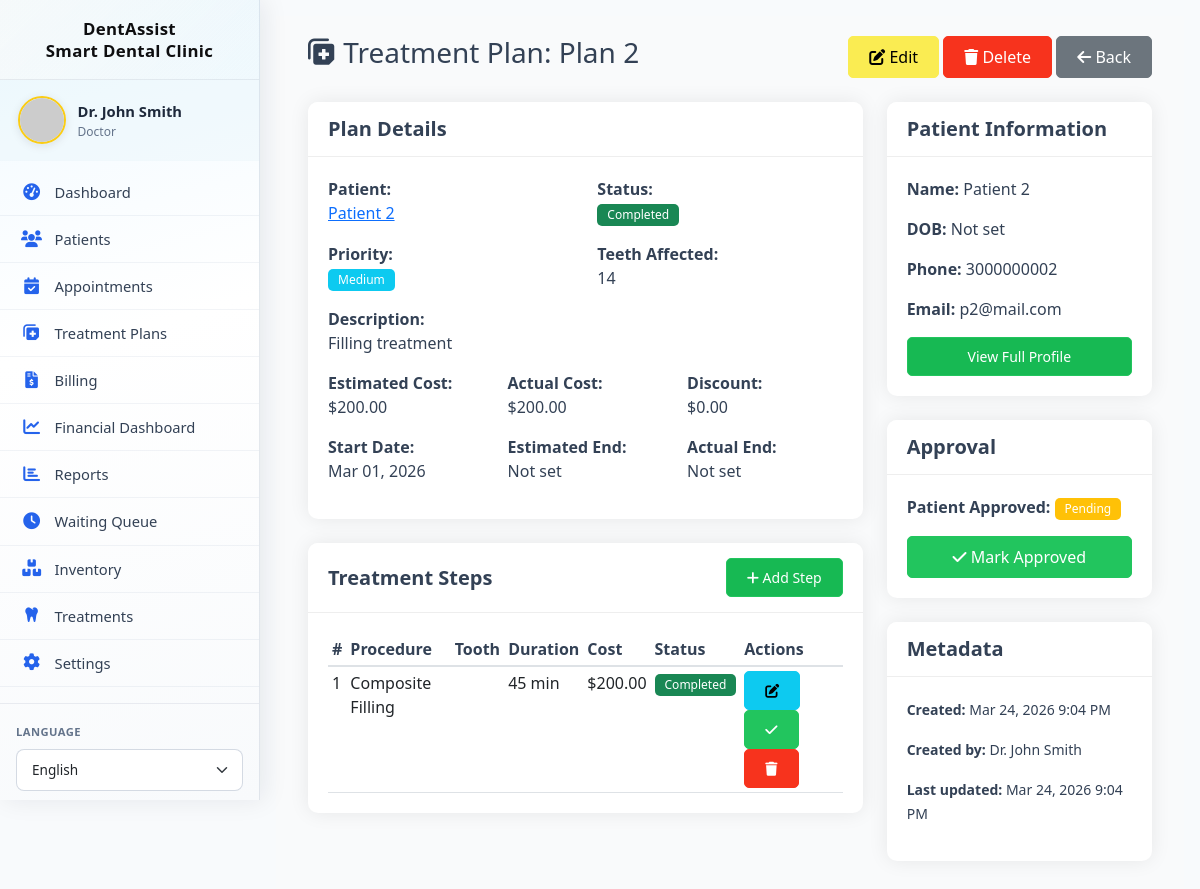
Page /treatment_plans/view.php?id=2 (signed in) on the committed database.
### tables this page shows
CREATE TABLE `treatment_plans` (
  `id` int(11) NOT NULL,
  `patient_id` int(11) NOT NULL,
  `plan_name` varchar(100) NOT NULL,
  `description` text DEFAULT NULL,
  `teeth_affected` text DEFAULT NULL,
  `estimated_cost` decimal(10,2) DEFAULT NULL,
  `actual_cost` decimal(10,2) DEFAULT NULL,
  `discount` decimal(10,2) DEFAULT 0.00,
  `status` enum('proposed','approved','in-progress','completed','cancelled') DEFAULT 'proposed',
  `priority` enum('low','medium','high','emergency') DEFAULT 'medium',
  `start_date` date DEFAULT NULL,
  `estimated_end_date` date DEFAULT NULL,
  `actual_end_date` date DEFAULT NULL,
  `notes` text DEFAULT NULL,
  `patient_approved` tinyint(1) DEFAULT 0,
  `approval_date` timestamp NULL DEFAULT NULL,
  `approval_signature` varchar(255) DEFAULT NULL,
  `created_at` timestamp NOT NULL DEFAULT current_timestamp(),
  `updated_at` timestamp NOT NULL DEFAULT current_timestamp() ON UPDATE current_timestamp(),
  `created_by` int(11) DEFAULT NULL
);

CREATE TABLE `patients` (
  `id` int(11) NOT NULL,
  `user_id` int(11) DEFAULT NULL,
  `full_name` varchar(100) NOT NULL,
  `date_of_birth` date DEFAULT NULL,
  `gender` enum('male','female','other') DEFAULT NULL,
  `phone` varchar(20) DEFAULT NULL,
  `email` varchar(100) DEFAULT NULL,
  `emergency_contact_name` varchar(100) DEFAULT NULL,
  `emergency_contact_phone` varchar(20) DEFAULT NULL,
  `emergency_contact_relation` varchar(50) DEFAULT NULL,
  `insurance_provider` varchar(100) DEFAULT NULL,
  `insurance_id` varchar(50) DEFAULT NULL,
  `insurance_type` enum('Private','Social Security','Medicaid','None') DEFAULT 'None',
  `insurance_coverage` int(11) DEFAULT 0,
  `medical_history` text DEFAULT NULL,
  `allergies` text DEFAULT NULL,
  `current_medications` text DEFAULT NULL,
  `past_surgeries` text DEFAULT NULL,
  `chronic_conditions` text DEFAULT NULL,
  `dental_history` text DEFAULT NULL,
  `previous_dentist` varchar(100) DEFAULT NULL,
  `last_visit_date` date DEFAULT NULL,
  `address_line1` varchar(255) DEFAULT NULL,
  `address_line2` varchar(255) DEFAULT NULL,
  `address` varchar(500) DEFAULT NULL,
  `city` varchar(100) DEFAULT NULL,
  `state` varchar(50) DEFAULT NULL,
  `postal_code` varchar(20) DEFAULT NULL,
  `country` varchar(50) DEFAULT 'USA',
  `points` int(11) DEFAULT 0,
  `subscription_type` enum('none','basic','premium','family') DEFAULT 'none',
  `subscription_start_date` date DEFAULT NULL,
  `subscription_end_date` date DEFAULT NULL,
  `referral_code` varchar(20) DEFAULT NULL,
  `referred_by` int(11) DEFAULT NULL,
  `created_at` timestamp NOT NULL DEFAULT current_timestamp(),
  `updated_at` timestamp NOT NULL DEFAULT current_timestamp() ON UPDATE current_timestamp(),
  `created_by` int(11) DEFAULT NULL,
  `subscription_status` enum('none','pending','active','expired') DEFAULT 'none'
);

CREATE TABLE `treatment_steps` (
  `id` int(11) NOT NULL,
  `plan_id` int(11) NOT NULL,
  `step_number` int(11) NOT NULL,
  `procedure_name` varchar(100) NOT NULL,
  `description` text DEFAULT NULL,
  `tooth_numbers` text DEFAULT NULL,
  `duration_minutes` int(11) DEFAULT NULL,
  `cost` decimal(10,2) DEFAULT NULL,
  `status` enum('pending','in-progress','completed','skipped') DEFAULT 'pending',
  `completed_date` date DEFAULT NULL,
  `notes` text DEFAULT NULL,
  `created_at` timestamp NOT NULL DEFAULT current_timestamp()
);

CREATE TABLE `users` (
  `id` int(11) NOT NULL,
  `username` varchar(191) NOT NULL,
  `email` varchar(191) NOT NULL,
  `password_hash` varchar(255) NOT NULL,
  `full_name` varchar(100) NOT NULL,
  `role` enum('doctor','assistant','patient') NOT NULL,
  `is_admin` tinyint(1) NOT NULL DEFAULT 0,
  `phone` varchar(20) DEFAULT NULL,
  `profile_image` varchar(255) DEFAULT NULL,
  `created_at` timestamp NOT NULL DEFAULT current_timestamp(),
  `updated_at` timestamp NOT NULL DEFAULT current_timestamp() ON UPDATE current_timestamp(),
  `is_active` tinyint(1) DEFAULT 1,
  `last_login` timestamp NULL DEFAULT NULL
);

### treatment_plans/view.php (the view, shortened to what the rows shown need)
<?php
require_once '../includes/db.php';
require_once '../includes/functions.php';
$db = Database::getInstance();
$planId = $_GET['id'] ?? 0;
$plan = $db->fetchOne(
    "SELECT tp.*, p.full_name as patient_name, p.date_of_birth, p.phone, p.email,
            u.full_name as created_by_name
     FROM treatment_plans tp
     JOIN patients p ON tp.patient_id = p.id
     LEFT JOIN users u ON tp.created_by = u.id
     WHERE tp.id = ?",
    [$planId],
    "i"
);
$steps = $db->fetchAll(
    "SELECT * FROM treatment_steps WHERE plan_id = ? ORDER BY step_number",
    [$planId],
    "i"
);
include '../layouts/header.php';
?>
<div class="container-fluid">
    <div class="d-flex justify-content-between align-items-center mb-4">
        <h1 class="h3">
            <i class="fas fa-notes-medical"></i> Treatment Plan: <?php echo htmlspecialchars($plan['plan_name']); ?>
        </h1>
        <div>
            <a href="edit.php?id=<?php echo $planId; ?>" class="btn btn-warning">
            </a>
            <a href="delete.php?id=<?php echo $planId; ?>" class="btn btn-danger"
               onclick="return confirm('Are you sure you want to delete this treatment plan? This will also delete all associated steps.');">
            </a>
            <a href="index.php" class="btn btn-secondary">
            </a>
        </div>
    </div>
    <div class="row">
        <div class="col-md-8">
            <div class="card mb-4">
                <div class="card-body">
                    <div class="row">
                        <div class="col-md-6 mb-3">
                            <p class="mb-0">
                                <a href="../patients/view.php?id=<?php echo $plan['patient_id']; ?>">
                                    <?php echo htmlspecialchars($plan['patient_name']); ?>
                                </a>
                            </p>
                        </div>
                        <div class="col-md-6 mb-3">
                            <p class="mb-0">
                                <?php
                                $statusColors = [
                                    'proposed' => 'warning',
                                    'approved' => 'info',
                                    'in-progress' => 'primary',
                                    'completed' => 'success',
                                    'cancelled' => 'danger'
                                ];
                                $color = $statusColors[$plan['status']] ?? 'secondary';
                                ?>
                                <span class="badge bg-<?php echo $color; ?>"><?php echo ucfirst($plan['status']); ?></span>
                            </p>
                        </div>
                        <div class="col-md-6 mb-3">
                            <p class="mb-0">
                                <?php
                                $priorityColors = [
                                    'low' => 'success',
                                    'medium' => 'info',
                                    'high' => 'warning',
                                    'emergency' => 'danger'
                                ];
                                $pColor = $priorityColors[$plan['priority']] ?? 'secondary';
                                ?>
                                <span class="badge bg-<?php echo $pColor; ?>"><?php echo ucfirst($plan['priority']); ?></span>
                            </p>
                        </div>
                        <div class="col-md-6 mb-3">
                            <label class="fw-bold">Teeth Affected:</label>
                            <p class="mb-0"><?php echo $plan['teeth_affected'] ?? 'None specified'; ?></p>
                        </div>
                    </div>
                    <?php if ($plan['description']): ?>
                        <div class="mb-3">
                            <label class="fw-bold">Description:</label>
                            <p class="mb-0"><?php echo nl2br(htmlspecialchars($plan['description'])); ?></p>
                        </div>
                    <?php endif; ?>
                    <div class="row">
                        <div class="col-md-4 mb-3">
                            <label class="fw-bold">Estimated Cost:</label>
                            <p class="mb-0"><?php echo formatCurrency($plan['estimated_cost'] ?? 0); ?></p>
                        </div>
                        <div class="col-md-4 mb-3">
                            <label class="fw-bold">Actual Cost:</label>
                            <p class="mb-0"><?php echo formatCurrency($plan['actual_cost'] ?? 0); ?></p>
                        </div>
                        <div class="col-md-4 mb-3">
                            <label class="fw-bold">Discount:</label>
                            <p class="mb-0"><?php echo formatCurrency($plan['discount'] ?? 0); ?></p>
                        </div>
                    </div>
                    <div class="row">
                        <div class="col-md-4 mb-3">
                            <label class="fw-bold">Start Date:</label>
                            <p class="mb-0"><?php echo $plan['start_date'] ? formatDate($plan['start_date']) : 'Not set'; ?></p>
                        </div>
                    </div>
                </div>
            </div>
            <div class="card mb-4">
                <div class="card-body">
                    <?php if (empty($steps)): ?>
                        <p class="text-muted">No steps have been added to this treatment plan yet.</p>
                    <?php else: ?>
                        <div class="table-responsive">
                            <table class="table table-hover table-sm">
                                <thead>
                                    <tr>
                                        <th>#</th>
                                        <th>Procedure</th>
                                        <th>Tooth</th>
                                        <th>Duration</th>
                                        <th>Cost</th>
                                        <th>Status</th>
                                        <th>Actions</th>
                                    </tr>
                                </thead>
                                <tbody>
                                    <?php foreach ($steps as $step): ?>
                                        <?php
                                        $stepColors = [
                                            'pending' => 'secondary',
                                            'in-progress' => 'primary',
                                            'completed' => 'success',
                                            'skipped' => 'warning'
                                        ];
                                        $sColor = $stepColors[$step['status']] ?? 'secondary';
                                        ?>
                                        <tr>
                                            <td><?php echo $step['step_number']; ?></td>
                                            <td><?php echo htmlspecialchars($step['procedure_name']); ?></td>
                                            <td><?php echo $step['tooth_numbers']; ?></td>
                                            <td><?php echo $step['duration_minutes']; ?> min</td>
                                            <td><?php echo formatCurrency($step['cost']); ?></td>
                                            <td>
                                                <span class="badge bg-<?php echo $sColor; ?>"><?php echo ucfirst($step['status']); ?></span>
                                            </td>
                                            <td>
                                                <button class="btn btn-sm btn-info" onclick="editStep(<?php echo $step['id']; ?>)">
                                                    <i class="fas fa-edit"></i>
                                                </button>
                                                <button class="btn btn-sm btn-success" onclick="updateStepStatus(<?php echo $step['id']; ?>, 'completed')">
                                                    <i class="fas fa-check"></i>
                                                </button>
                                                <button class="btn btn-sm btn-danger" onclick="deleteStep(<?php echo $step['id']; ?>)">
                                                    <i class="fas fa-trash"></i>
                                                </button>
                                            </td>
                                        </tr>
                                    <?php endforeach; ?>
                                </tbody>
                            </table>
                        </div>
                    <?php endif; ?>
                </div>
            </div>
        </div>
        <div class="col-md-4">
            <div class="card mb-4">
                <div class="card-body">
                    <p><strong>Name:</strong> <?php echo htmlspecialchars($plan['patient_name']); ?></p>
                    <p><strong>DOB:</strong> <?php echo formatDate($plan['date_of_birth']); ?></p>
                    <p><strong>Phone:</strong> <?php echo $plan['phone']; ?></p>
                    <p><strong>Email:</strong> <?php echo $plan['email']; ?></p>
                    <a href="../patients/view.php?id=<?php echo $plan['patient_id']; ?>" class="btn btn-sm btn-primary w-100">
                        View Full Profile
                    </a>
                </div>
            </div>
            <div class="card">
                <div class="card-body">
                    <p><small><strong>Created:</strong> <?php echo formatDate($plan['created_at'], 'M d, Y g:i A'); ?></small></p>
                    <p><small><strong>Created by:</strong> <?php echo $plan['created_by_name'] ?? 'System'; ?></small></p>
                    <p><small><strong>Last updated:</strong> <?php echo formatDate($plan['updated_at'], 'M d, Y g:i A'); ?></small></p>
                </div>
            </div>
        </div>
    </div>
</div>
<?php include '../layouts/footer.php'; ?>

### rows in the picture
treatment_plans: plan_name "Plan 2", patient.full_name "Patient 2", status "Completed", priority "Medium", teeth_affected "14", description "Filling treatment", estimated_cost "$200.00", actual_cost "$200.00", discount "$0.00", start_date "Mar 01, 2026", patient.date_of_birth "Not set", patient.phone "3000000002", patient.email "p2@mail.com", created_at "Mar 24, 2026 9:04 PM", created_by.full_name "Dr. John Smith", updated_at "Mar 24, 2026 9:04 PM"
treatment_steps: step_number "1", procedure_name "Composite Filling", duration_minutes "45", cost "$200.00", status "Completed"

### other values in the picture
SITE_NAME "DentAssist Smart Dental Clinic"
$_SESSION['full_name'] "Dr. John Smith"
$role "Doctor"
__('dashboard', 'Dashboard') "Dashboard"
__('patients', 'Patients') "Patients"
__('appointments', 'Appointments') "Appointments"
__('treatment_plans', 'Treatment Plans') "Treatment Plans"
__('billing', 'Billing') "Billing"
__('financial_dashboard', 'Financial Dashboard') "Financial Dashboard"
__('reports', 'Reports') "Reports"
__('queue', 'Waiting Queue') "Waiting Queue"
__('inventory', 'Inventory') "Inventory"
__('treatments', 'Treatments') "Treatments"
__('settings', 'Settings') "Settings"
__('language', 'Language') "LANGUAGE"
